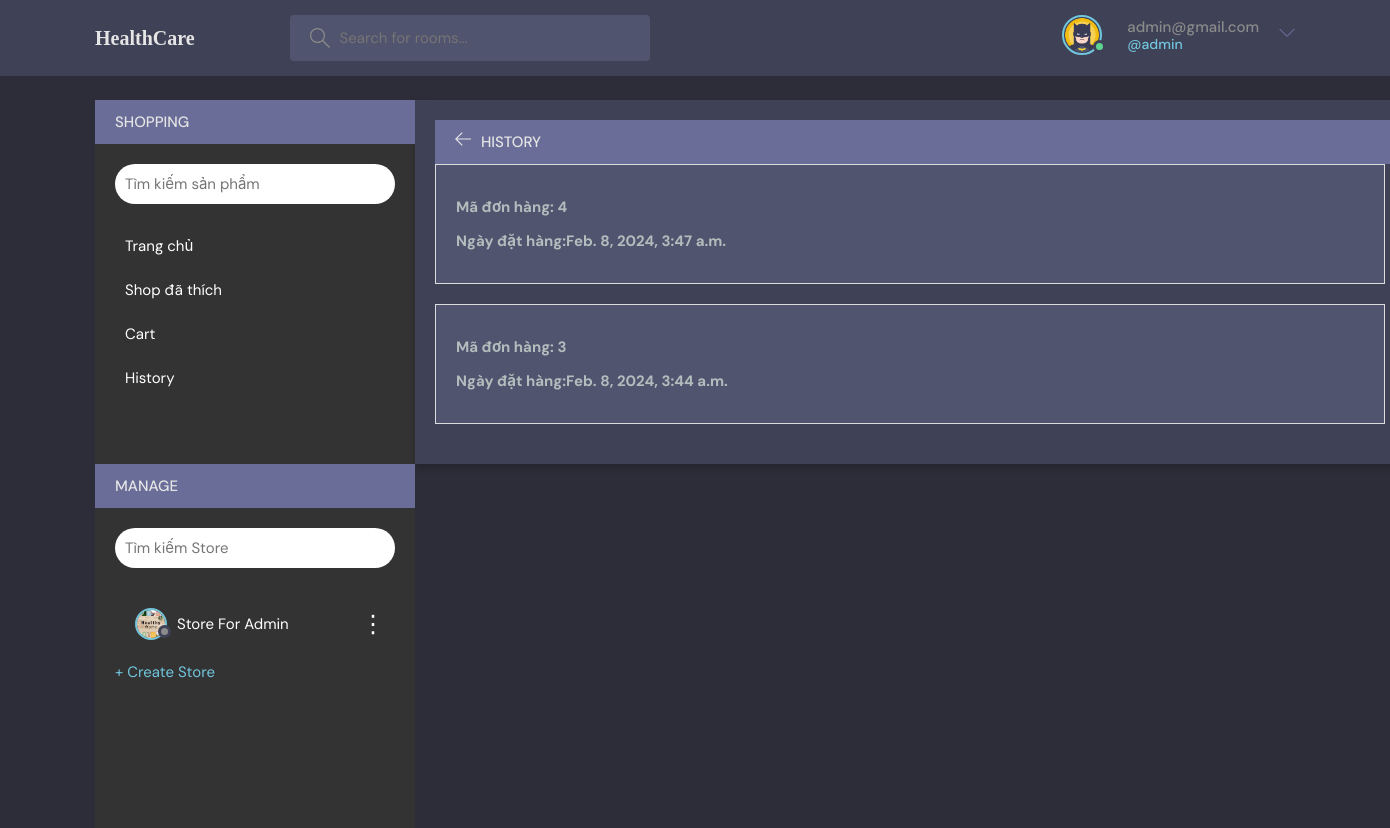
Screenshot of /order-history/ (signed in) with the database file from the repository.
### base/models.py (models this page shows, shortened)
class User(AbstractUser):
    name = models.CharField(max_length = 200, null = True)
    email =models.EmailField(unique = True,null =True)
    bio = models.TextField(null = True)
    avatar = models.ImageField(default='defaut1.png',null=True)
    USERNAME_FIELD ='email'
    REQUIRED_FIELDS = []

class Store(models.Model):
    owner = models.ForeignKey(User, on_delete=models.CASCADE, related_name='stores')
    img = models.ImageField(default='storebanner.webp',null=True)
    name = models.CharField(max_length=255)
    liker = models.ManyToManyField(User,related_name='liker',blank=True)
    description = models.TextField()

class Order(models.Model):
    user = models.ForeignKey(User, on_delete=models.CASCADE)
    store = models.ForeignKey(Store, on_delete=models.CASCADE, related_name='orders',null=True)
    order_date = models.DateTimeField(auto_now_add=True)
    address = models.TextField( null=True)  # Assuming a simple text field for the address
    full_name = models.CharField(max_length=255,null=True)  # To store the full name of the user placing the order
    phone_number = models.CharField(max_length=20,null=True)

### base/views.py (the view)
# urls.py: path('order-history/', views.order_history, name='order_history'),  # URL xem chi tiết đơn hàng
@login_required
def order_history(request):
    stores = Store.objects.filter(owner=request.user)
    orders = Order.objects.filter(user=request.user).order_by('-order_date')  # Get all orders for the user, ordered by date
    return render(request, 'base/order_history.html', {'orders': orders ,'stores':stores})

### base/templates/base/order_history.html (shortened to what this page needs)
{%extends 'main.html'%}
{% block content%}
<main class="layout layout--3">
  <div class="container">
    {% include 'base/store_action.html'%}
    <div class="EventList">
        {%include 'base/order_history_compo.html'%}
    </div>
  </div>
</main>
{%endblock%}

### templates/navbar.html (shortened to what this page needs)
{%load static%}
<header class="header header--loggedIn">
    <div class="container">
        <a href="{% url 'home' %}" class="header__logo">
            <h1 style="font-family: cursive">HealthCare</h1>
        </a>
        <form class="header__search" method="GET" action="{%url 'home'%}">
            <label style="padding: 1.3rem 1rem;">
                <input name="q" placeholder="Search for rooms..." />
            </label>
        </form>
        <nav class="header__menu">
            {%if request.user.is_authenticated%}
            <div class="header__user">
                <a href="{% url 'profile' request.user.id %}">
                    <div class="avatar avatar--medium active">
                        <img src="{{ request.user.avatar.url }}" />
                    </div>
                    <p>{{request.user}} <span>@{{request.user.username}}</span></p>
                </a>
                <button class="dropdown-button">
                    <svg version="1.1" xmlns="http://www.w3.org/2000/svg" width="32" height="32" viewBox="0 0 32 32">
                        <title>chevron-down</title>
                        <path d="M16 21l-13-13h-3l16 16 16-16h-3l-13 13z"></path>
                    </svg>
                </button>
            </div>
            {%else%}
            <a href="{% url 'login' %}">
                <img src="{% static 'images/avatar.svg'%}" alt="">
                <p>Login</p>
            </a>
            {%endif%}
        </nav>
    </div>
</header>

### base/templates/base/store_action.html (shortened to what this page needs)
<div class="topics">
    <div class="room__top">
        <div class="room__topLeft">
            <h3>Shopping</h3>
        </div>
    </div>
    <div class="sidebar">
        <form action="{%url 'shop'%}" method="GET">
            <div class="search">
                <input type="search" name="q" placeholder="Tìm kiếm sản phẩm">
            </div>
        </form>
        <div class="menu">
            <a href="{%url 'shop'%}" class="menu-item ">Trang chủ</a>
            <a href="" class="menu-item ">Shop đã thích</a>
            <a href="{%url 'cart_detail'%}" class="menu-item ">Cart</a>
            <a href="{%url 'order_history'%}" class="menu-item">History</a>
        </div>
    </div>
    <div class="topics">
        <div class="room__top">
            <div class="room__topLeft">
                <h3>Manage</h3>
            </div>
        </div>
        <div class="sidebar">
            <form action="{%url 'shop'%}" method="GET">
                <div class="search">
                    <input type="search" name="q" placeholder="Tìm kiếm Store">
                </div>
            </form>
            <div class="menu">
                {%for s in stores%}
                <div class="menu-item ">
                    <a href="{%url 'store_detail' s.id%}">
                        <div class="avatar avatar--small">
                            <img src="{{s.img.url}}" alt="cc" />
                        </div>
                        {{s.name}}
                    </a>
                    <div class="dropdown-toggle" id="dropdownMenuButton">
                        <span>⋮</span>
                    </div>
                </div>
                {%endfor%}
                    <a href="{%url 'create_store'%}">
                        + Create Store
                    </a>
            </div>
        </div>
    </div>
</div>

### base/templates/base/order_history_compo.html (shortened to what this page needs)
<div class="order-history">
    <div class="room__top">
        <div class="room__topLeft">
          <a href="{% url 'event' %}">
            <svg version="1.1" xmlns="http://www.w3.org/2000/svg" width="32" height="32" viewBox="0 0 32 32">
              <title>arrow-left</title>
              <path
                d="M13.723 2.286l-13.723 13.714 13.719 13.714 1.616-1.611-10.96-10.96h27.625v-2.286h-27.625l10.965-10.965-1.616-1.607z">
              </path>
            </svg>
          </a>
          <h3>History</h3>
        </div>
      </div>
  <ul class="order-list">
      {%for o in orders%}
      <a href="{%url 'order_detail' o.id%}" style="text-decoration:none; color: #b2bdbd;"><li class="order">
          <div class="order-details">
              <p class="order-date">Mã đơn hàng: {{o.id}}</p>
              <p class="order-date">Ngày đặt hàng:{{o.order_date}}</p>
          </div>
      </li>
  </a>
      {%endfor%}
  </ul>
</div>

### static/styles/style.css (style rules this page uses)
:root { --color-main: #71c6dd; --color-main-light: #e1f6fb; --color-dark: #3f4156; --color-dark-medium: #51546e; --color-dark-light: #696d97; --color-light: #e5e5e5; --color-gray: #8b8b8b; --color-light-gray: #b2bdbd; --color-bg: #2d2d39; --color-success: #5dd693; --color-error: #fc4b0b; }
* { font-family: "DM Sans", -apple-system, BlinkMacSystemFont, "Segoe UI", Roboto, Oxygen, Ubuntu, Cantarell, "Open Sans", "Helvetica Neue", sans-serif; margin: 0; padding: 0; box-sizing: border-box; text-rendering: optimizeLegibility; font-size: inherit; }
html { font-size: 56.25%; }
@media only screen and (min-width: 1200px) { html { font-size: 62.5%; } }
body { line-height: 1.6; font-weight: 400; font-size: 1.5rem; color: var(--color-light-gray); background-color: var(--color-bg); min-height: 100vh; }
img { width: 100%; }
a { display: inline-block; color: var(--color-main); text-decoration: none; }
.container { max-width: 120rem; width: 90%; margin: auto; }
.avatar { position: relative; display: inline-block; border-radius: 50%; border: 2px solid var(--color-main); }
.avatar img { display: block; border-radius: 50%; object-fit: cover; object-position: center; }
.avatar::after { content: ""; display: block; position: absolute; background-color: var(--color-gray); z-index: 111; border-radius: 50%; border: 0.3rem solid var(--color-dark); }
.avatar.active::after { background-color: var(--color-success); }
.avatar.avatar--small img { width: 2.8rem; height: 2.8rem; }
.avatar.avatar--small:after { width: 0.7rem; height: 0.7rem; bottom: 0px; right: -6px; }
.avatar.avatar--medium img { width: 3.6rem; height: 3.6rem; border-radius: 50%; }
.avatar.avatar--medium:after { width: 0.7rem; height: 0.7rem; bottom: 0px; right: -6px; }
.header { padding: 1.5rem; background-color: var(--color-dark); }
.header > .container { display: flex; gap: 9.5rem; }
.header__logo, .header__user { display: flex; gap: 2rem; align-items: center; }
.header__logo > h1 { font-weight: 700; font-size: 2rem; color: var(--color-light); }
.header__search > label { background-color: var(--color-dark-medium); padding: 1.3rem 1rem; display: flex; align-items: center; gap: 1rem; border-radius: 4px; }
.header__search svg { fill: var(--color-gray); width: 2rem; height: 2rem; margin-left: 1rem; }
.header__search input { width: 30rem; background: transparent; border: none; outline: none; color: var(--color-light); }
.header__menu { margin-left: auto; position: relative; }
.header__menu a { display: flex; gap: 1.5rem; align-items: center; font-weight: 500; text-decoration: none; color: var(--color-gray); }
.header__menu img { height: 3.6rem; }
.header__menu p { line-height: 1.2; }
.header__menu span { color: var(--color-main); font-weight: 500; font-size: 1.4rem; display: block; }
.header__menu svg { width: 1.6rem; height: 1.6rem; fill: var(--color-dark-light); }
.dropdown-button { background: transparent; border: 0; outline: 0; cursor: pointer; }
.layout { margin-top: 2.4rem; }
.layout > .container { display: flex; justify-content: space-between; align-items: flex-start; }
.layout--3 > .container > div:nth-child(2) { flex-basis: 50%; }
.layout--3 > .container > div:last-child { flex-basis: 25%; }
.room__top, .participants__top { background: var(--color-dark-light); display: flex; justify-content: space-between; align-items: center; padding: 1rem 2rem; position: relative; }
.room__top svg, .thread__top svg { width: 1.6rem; height: 1.6rem; fill: var(--color-light); cursor: pointer; }
.room__topLeft { display: flex; align-items: flex-end; gap: 1rem; }
.room__topLeft h3, .participants__top { text-transform: uppercase; font-weight: 500; color: var(--color-light); }
.room__topLeft svg { width: 1.6rem; height: 1.6rem; fill: var(--color-light); }

### base/templates/base/order_history_compo.html (style rules this page uses)
.order-history { width: 1000px; margin: 0 auto; background-color: #3f4156; padding: 20px; box-shadow: 0 4px 8px rgba(0, 0, 0, 0.2); }
h1 { font-size: 24px; margin: 0; }
.order-list { list-style-type: none; padding: 0; overflow-y: auto; }
.order { width: 950px; border: 1px solid #ddd; margin-bottom: 20px; padding: 20px; background-color: #51546e; }
.order-details { margin: 0; }
.order-date { font-weight: bold; margin: 0; }
.order-details p { margin: 10px 0; }

### rows the page displays
User: user.avatar (picture), user "admin@gmail.com", user.username "admin"
Store: img (picture), name "Store For Admin"
Order: id "4", order_date "Feb. 8, 2024, 3:47 a.m."
Order: id "3", order_date "Feb. 8, 2024, 3:44 a.m."
